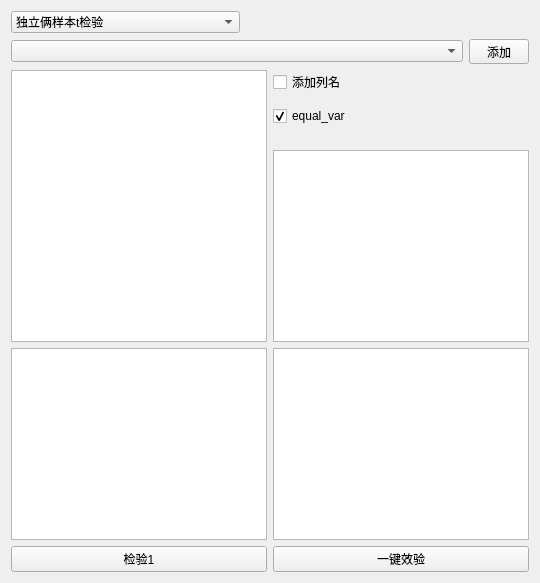
           <widget class="QWidget" name="page_6">
            <layout class="QGridLayout" name="gridLayout_10">
             <item row="0" column="0">
              <layout class="QGridLayout" name="gridLayout_9">
               <item row="11" column="0">
                <widget class="QListWidget" name="listWidget_add_test_fields"/>
               </item>
               <item row="11" column="1">
                <widget class="QListWidget" name="listWidget_add_test_field1"/>
               </item>
               <item row="9" column="1">
                <widget class="QListWidget" name="listWidget_add_test_field"/>
               </item>
               <item row="3" column="1">
                <widget class="QCheckBox" name="checkBox_add_test_col">
                 <property name="maximumSize">
                  <size>
                   <width>80</width>
                   <height>16777215</height>
                  </size>
                 </property>
                 <property name="text">
                  <string>添加列名</string>
                 </property>
                </widget>
               </item>
               <item row="3" column="0" rowspan="7">
                <widget class="QListWidget" name="listWidget_add_test_col"/>
               </item>
               <item row="2" column="0" colspan="2">
                <layout class="QHBoxLayout" name="horizontalLayout_2">
                 <item>
                  <widget class="QComboBox" name="comboBox_test_col"/>
                 </item>
                 <item>
                  <widget class="QPushButton" name="add_test_col_Btn">
                   <property name="maximumSize">
                    <size>
                     <width>60</width>
                     <height>25</height>
                    </size>
                   </property>
                   <property name="text">
                    <string>添加</string>
                   </property>
                  </widget>
                 </item>
                </layout>
               </item>
               <item row="0" column="0" colspan="2">
                <widget class="QComboBox" name="comboBox_two_numbers_compare">
                 <property name="maximumSize">
                  <size>
                   <width>229</width>
                   <height>16777215</height>
                  </size>
                 </property>
                 <item>
                  <property name="text">
                   <string>独立俩样本t检验</string>
                  </property>
                 </item>
                 <item>
                  <property name="text">
                   <string>成对俩样本 t检验</string>
                  </property>
                 </item>
                 <item>
                  <property name="text">
                   <string>通过基本统计量做独立俩样本检验</string>
                  </property>
                 </item>
                 <item>
                  <property name="text">
                   <string>wilcox秩序和检验</string>
                  </property>
                 </item>
                 <item>
                  <property name="text">
                   <string>Mann-Whitney U检验</string>
                  </property>
                 </item>
                </widget>
               </item>
               <item row="5" column="1">
                <widget class="QCheckBox" name="checkBox_equal_var">
                 <property name="text">
                  <string>equal_var</string>
                 </property>
                 <property name="checked">
                  <bool>true</bool>
                 </property>
                </widget>
               </item>
              </layout>
             </item>
             <item row="1" column="0">
              <layout class="QHBoxLayout" name="horizontalLayout_3">
               <item>
                <widget class="QPushButton" name="test_Btn">
                 <property name="text">
                  <string>检验1</string>
                 </property>
                </widget>
               </item>
               <item>
                <widget class="QPushButton" name="all_test_btn">
                 <property name="text">
                  <string>一键效验</string>
                 </property>
                </widget>
               </item>
              </layout>
             </item>
            </layout>
           </widget>
